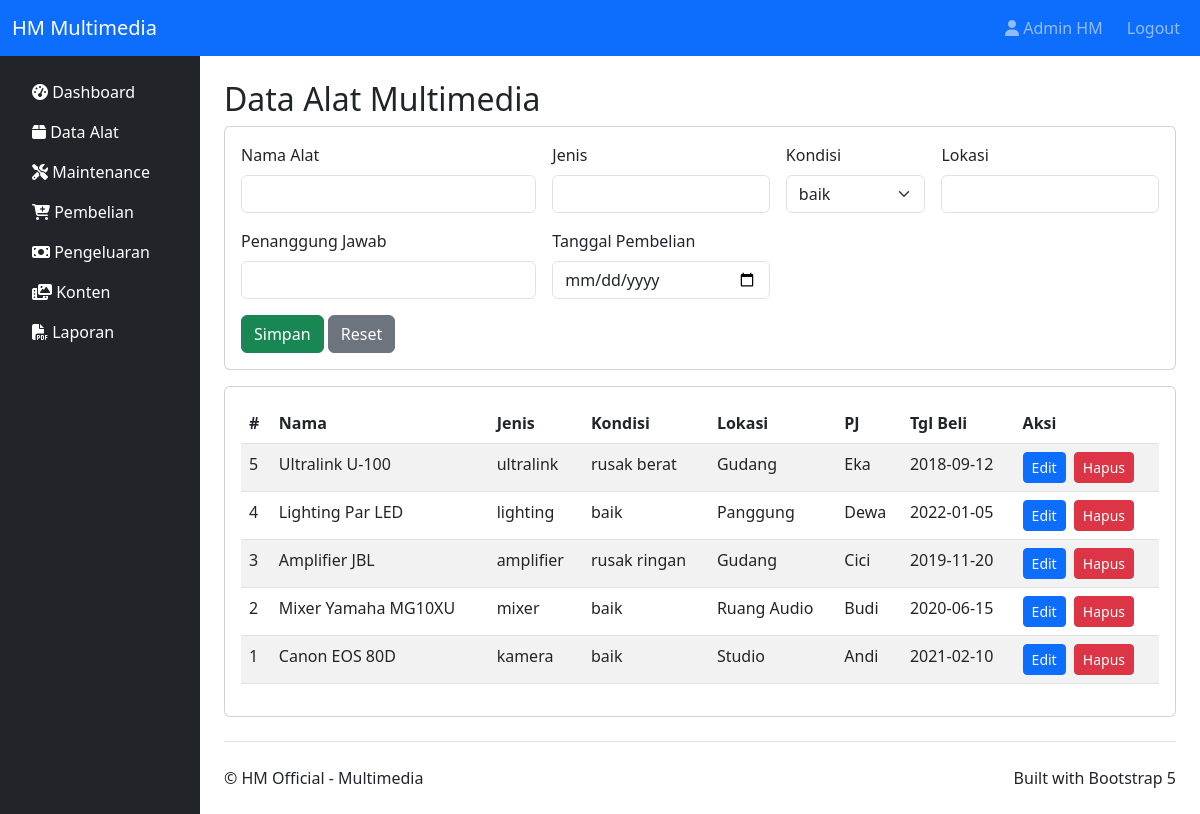
The page /alat.php (signed in) on the database its author committed.
### tables this page shows
CREATE TABLE IF NOT EXISTS tabel_alat (
  id_alat INT AUTO_INCREMENT PRIMARY KEY,
  nama_alat VARCHAR(255) NOT NULL,
  jenis VARCHAR(100) NOT NULL,
  kondisi ENUM('baik','rusak ringan','rusak berat') DEFAULT 'baik',
  lokasi VARCHAR(150),
  penanggung_jawab VARCHAR(100),
  tanggal_pembelian DATE
);

### alat.php (the view, shortened to what this page needs)
<?php
include 'header.php';
?>
<h2>Data Alat Multimedia</h2>
<div class="card mb-3">
  <div class="card-body">
    <form method="post" class="row g-3">
      <div class="col-md-4">
        <label class="form-label">Nama Alat</label>
        <input type="text" name="nama_alat" id="nama_alat" class="form-control" required>
      </div>
      <div class="col-md-3">
        <label class="form-label">Jenis</label>
        <input type="text" name="jenis" id="jenis" class="form-control" required>
      </div>
      <div class="col-md-2">
        <label class="form-label">Kondisi</label>
        <select name="kondisi" id="kondisi" class="form-select">
          <option value="baik">baik</option>
        </select>
      </div>
      <div class="col-md-3">
        <label class="form-label">Lokasi</label>
        <input type="text" name="lokasi" id="lokasi" class="form-control">
      </div>
      <div class="col-md-4">
        <label class="form-label">Penanggung Jawab</label>
        <input type="text" name="penanggung_jawab" id="penanggung_jawab" class="form-control">
      </div>
      <div class="col-md-3">
        <label class="form-label">Tanggal Pembelian</label>
        <input type="date" name="tanggal_pembelian" id="tanggal_pembelian" class="form-control">
      </div>
      <div class="col-md-12">
        <button class="btn btn-success">Simpan</button>
        <button type="reset" class="btn btn-secondary" onclick="clearForm()">Reset</button>
      </div>
    </form>
  </div>
</div>
<div class="card">
  <div class="card-body">
    <table class="table table-striped">
      <thead><tr><th>#</th><th>Nama</th><th>Jenis</th><th>Kondisi</th><th>Lokasi</th><th>PJ</th><th>Tgl Beli</th><th>Aksi</th></tr></thead>
      <tbody>
      <?php
      $rs = mysqli_query($conn, "SELECT * FROM tabel_alat ORDER BY id_alat DESC");
      while($row = mysqli_fetch_assoc($rs)){
          echo '<tr>';
          echo '<td>'.$row['id_alat'].'</td>';
          echo '<td>'.htmlspecialchars($row['nama_alat']).'</td>';
          echo '<td>'.htmlspecialchars($row['jenis']).'</td>';
          echo '<td>'.htmlspecialchars($row['kondisi']).'</td>';
          echo '<td>'.htmlspecialchars($row['lokasi']).'</td>';
          echo '<td>'.htmlspecialchars($row['penanggung_jawab']).'</td>';
          echo '<td>'.$row['tanggal_pembelian'].'</td>';
          echo '<td><a class="btn btn-sm btn-primary me-1" href="#" onclick="editRow('.htmlspecialchars(json_encode($row), ENT_QUOTES).')">Edit</a> <a class="btn btn-sm btn-danger" href="?action=delete&id='.$row['id_alat'].'" onclick="return confirm(\'Hapus?\')">Hapus</a></td>';
          echo '</tr>';
      }
      ?>
      </tbody>
    </table>
  </div>
</div>
<?php include 'footer.php'; ?>

### assets/css/style.css (style rules this page uses)
body { padding-top: 56px; }

### rows shown on the page
tabel_alat: id_alat "5", nama_alat "Ultralink U-100", jenis "ultralink", kondisi "rusak berat", lokasi "Gudang", penanggung_jawab "Eka", tanggal_pembelian "2018-09-12"
tabel_alat: id_alat "4", nama_alat "Lighting Par LED", jenis "lighting", kondisi "baik", lokasi "Panggung", penanggung_jawab "Dewa", tanggal_pembelian "2022-01-05"
tabel_alat: id_alat "3", nama_alat "Amplifier JBL", jenis "amplifier", kondisi "rusak ringan", lokasi "Gudang", penanggung_jawab "Cici", tanggal_pembelian "2019-11-20"
tabel_alat: id_alat "2", nama_alat "Mixer Yamaha MG10XU", jenis "mixer", kondisi "baik", lokasi "Ruang Audio", penanggung_jawab "Budi", tanggal_pembelian "2020-06-15"
tabel_alat: id_alat "1", nama_alat "Canon EOS 80D", jenis "kamera", kondisi "baik", lokasi "Studio", penanggung_jawab "Andi", tanggal_pembelian "2021-02-10"

### other values the page prints
$_SESSION['user']['nama_user'] "Admin HM"
